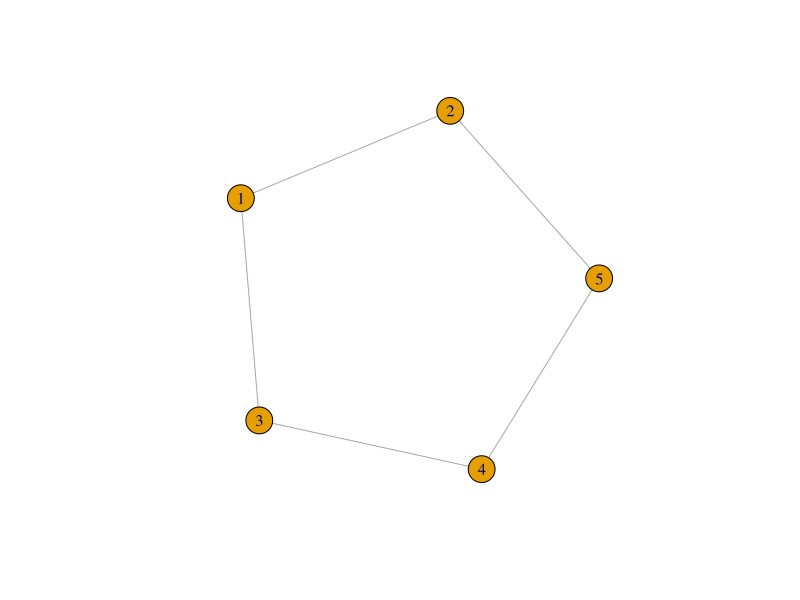

Here is the R script that generated this plot:
library(igraph)

# Here's a simple way to build a graph
g <- graph_from_literal( 1--2, 4--5, 3--1, 5--2, 4--3 )
print(g)
plot(g)

# Convert the graph into the adjacency matrix
adj <- as_adj(g)
print(adj)

# Calculate modularity for a partition in which
# Nodes 1, 3 & 5 are in Module 1, and 
# Nodes 2 & 4 are in Module 2
membership <- c(1,2,1,2,1)
print(modularity(g, membership))

